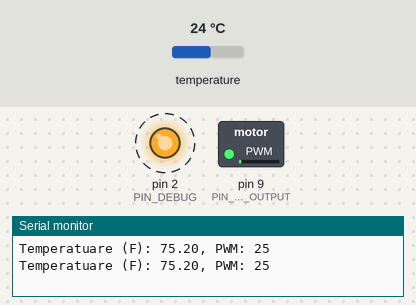
Simulated run of this sketch. Board: SparkFun Pro Micro, built with avr-gcc and run on an emulated ATmega32U4. On the bench: switched loads named in the sketch (green lamp = pin HIGH), output pins drawn as LEDs (lit = HIGH), the last lines printed to the serial monitor. Dashed ring = blinking. Inputs (shaded band) come from the test bench; at power-on: temperature 24 °C.

Above: at 2.3 s.
2.4 s: temperature set to 12 °C
At 3.6 s:
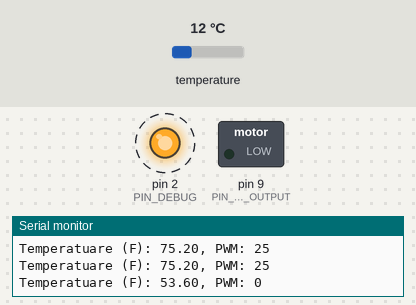
6.1 s: temperature set to 28 °C
At 7.0 s:
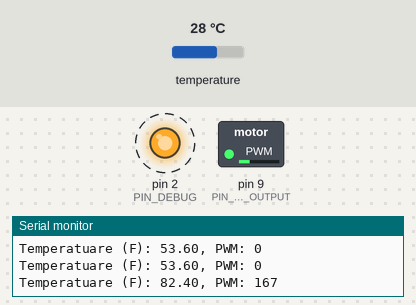
9.6 s: temperature set to 33 °C
At 10.9 s:
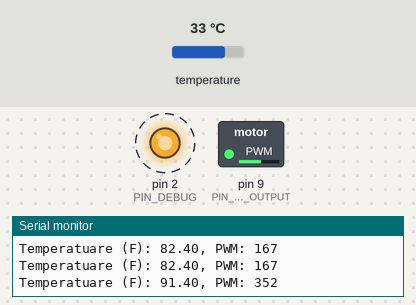
13.3 s: temperature set to 41 °C
At 13.9 s:
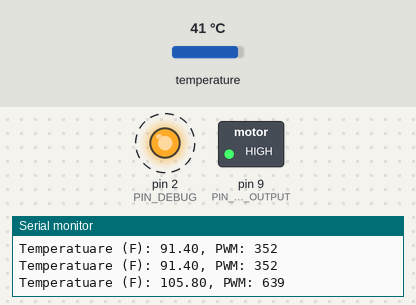
16.8 s: temperature set to 19 °C
At 18.1 s:
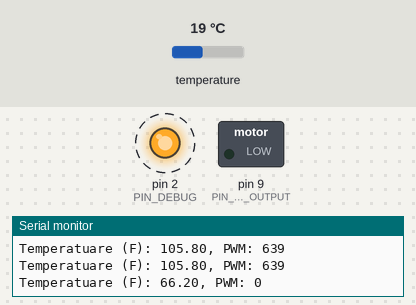
Timing chart, 0 to 21.5 s (numbered marks = the images above; inputs shaded):
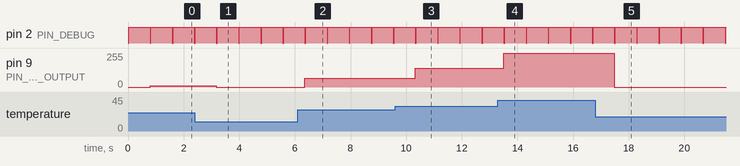

The sketch:

ActiveCooler.ino
```cpp
/*
    Simple Active Cooler
    Bhautik (Brian) Amin
    brianamin@dpiuav.com

    Device: SparkFun Pro Micro 5V/16MHz (Atmega32U4)
    Temperature Sensor: DS18B20
    Fan: SanAce 92W XF-P05801, DC 24V/1.0A
*/
#include <DallasTemperature.h>
#include <OneWire.h>

// Pins
#define PIN_TEMP_ONEWIRE 7
#define PIN_MOTOR_OUTPUT 9
#define PIN_DEBUG 2

// Temperature Ranges (fahrenheit)
#define TEMP_MIN 80
#define TEMP_MAX 105
// Motor Speed Ranges
#define MOTOR_MIN 20 // (In terms of duty cycle) At TEMP_MIN this speed will engage
#define MOTOR_MAX 100 // (In terms of duty cycle) At TEMP_MAX this speed will engage

#define PWM_TOP 639 // TOP Value for PWM

unsigned long SAMPLING_PERIOD = 30; // Period in milliseconds
unsigned long previous_ms = 0;

// Configure onewire object
OneWire oneWire(PIN_TEMP_ONEWIRE);

// Pass onewire object reference to Temperature library
DallasTemperature sensors(&oneWire);

long pwm = 0;

// Convert given duty cycle to valid pwm value
long DUTY2PWM(int duty)
{
    if (duty == 100)
    {
        return PWM_TOP;
    }
    else
    {
        long pwm = ( (PWM_TOP * duty) / 100);
        return pwm;
    }

}

void setup(void)
{
    Serial.begin(115200);
    // Start the temperature library
    sensors.begin();
    pinMode(PIN_MOTOR_OUTPUT, OUTPUT);
    pinMode(PIN_DEBUG, OUTPUT);
    // Using Timer 1 for PWM (OC1A, PB5, Pin 9 on Sparkfun Board)
    // Set Timer 1 for 25kHz frequency
    // 25kHz = (16 Mhz / PRESCALER) / (TOP + 1)
    // Prescaler = 1, TOP = 639
    TCCR1A = (_BV(COM1A1) |_BV(WGM11) ); // Noninverting PWM signal
    TCCR1B = (_BV(WGM13) | _BV(WGM12) | _BV(CS10) ); // Prescaler 1
    TCCR1C = 0;
    ICR1 = PWM_TOP; // TOP value
    DDRB |= _BV(DDB5); // Enable output


}

void loop(void)
{

    // Check for set sampling time interval
    unsigned long current_ms = millis();
    if ((unsigned long)(current_ms - previous_ms) >= SAMPLING_PERIOD)
    {

        /*
            sensors.requestTemperatures() issues a global command
            to all connected sensors on the bus
        */
        digitalWrite(PIN_DEBUG, HIGH); // Set Debug pin how, use scope to measure sensor update rate
        sensors.requestTemperatures();
        float temperature = sensors.getTempFByIndex(0);

        // Refer to DallasTemperature.h for error codes
        // If equal to negative -196.6 yield an error
        // If the sensor wire is disconnected or if sensor is removed from ground
        if (temperature != DEVICE_DISCONNECTED_F)
        {
            Serial.print("Temperatuare (F): ");
            Serial.print(temperature);
            Serial.print(", ");
            // Map the temperature to fan pwm value
            pwm = map((long)temperature, TEMP_MIN, TEMP_MAX, DUTY2PWM(MOTOR_MIN), DUTY2PWM(MOTOR_MAX));
            Serial.print("PWM: ");
            // Apply limits (Between 0 and 639)
            if (pwm > PWM_TOP)
            {
                pwm = PWM_TOP;
            }
            else if (pwm < 0)
            {
                pwm = 0;
            }
            Serial.println(pwm);
        }
        else
        {
            Serial.println("ERROR");
            pwm = 0;
        }
        previous_ms = millis();
        digitalWrite(PIN_DEBUG, LOW);
    }

    // Pin 9 on Sparkfun Pro Micro is connected to Timer 1
    OCR1A = pwm; // Set PWM
}
```

Measured:
- after the input at 2.4 s, pin 9 (PIN_MOTOR_OUTPUT): 10/255 → 0/255 after 0.78 s
- after the input at 6.1 s, pin 9 (PIN_MOTOR_OUTPUT): 0/255 → 67/255 after 0.26 s
- after the input at 9.6 s, pin 9 (PIN_MOTOR_OUTPUT): 67/255 → 140/255 after 0.74 s
- after the input at 13.3 s, pin 9 (PIN_MOTOR_OUTPUT): 140/255 → 255/255 after 0.22 s
- after the input at 16.8 s, pin 9 (PIN_MOTOR_OUTPUT): 255/255 → 0/255 after 0.69 s
- by itself, pin 2 (PIN_DEBUG): alternates HIGH for 0.77 s and LOW for 0.03 s
